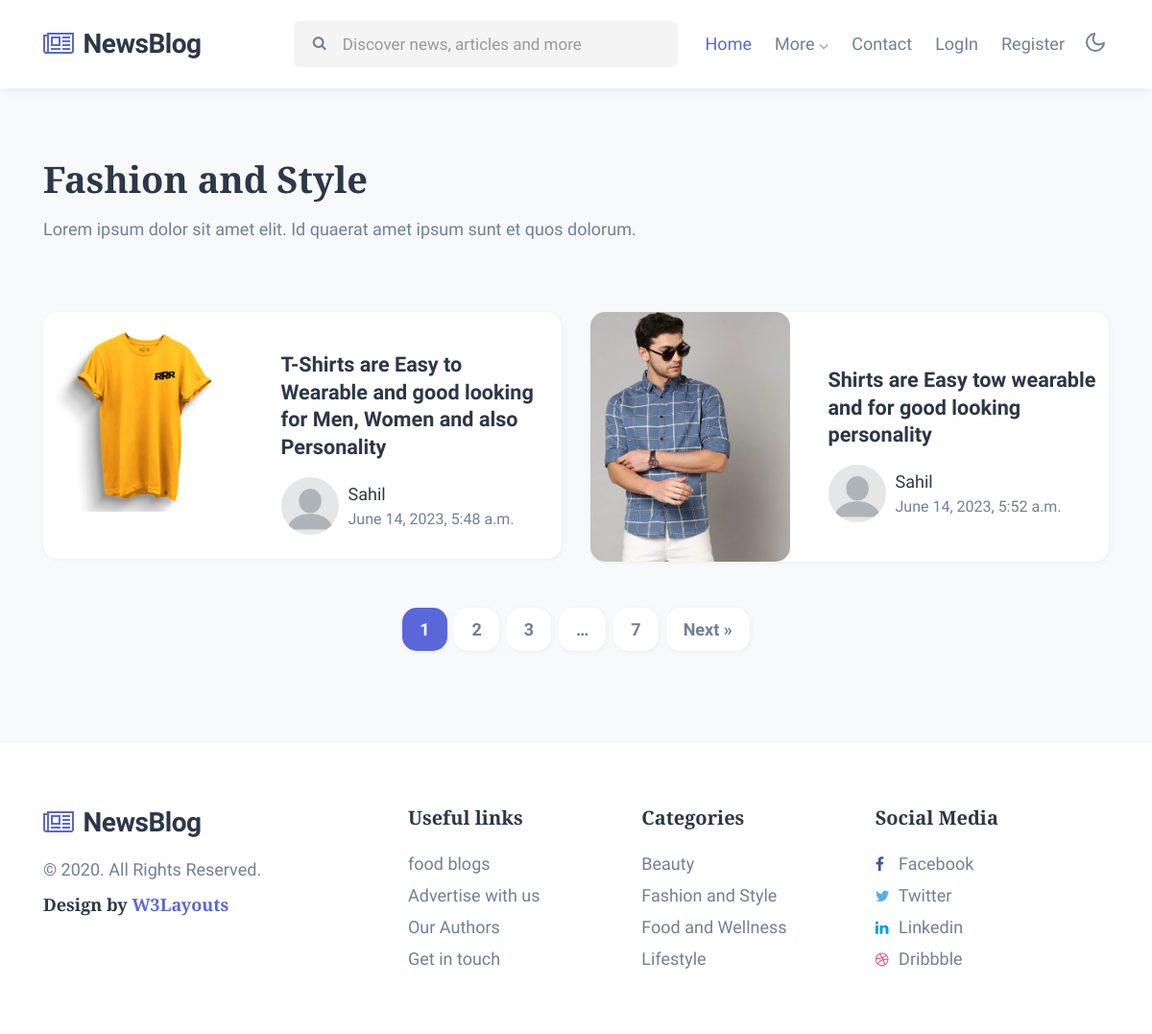
Page /fashion/ on the committed database.
### blogapp/models.py (models this page shows, shortened)
class Blog(models.Model):
    c1 = [('food','food'),
          ('lifestyle','lifestyle'),
          ('fashion','fashion'),
          ('beauty','beauty')]
    title = models.CharField(max_length=150)
    des = models.TextField()
    pic = models.FileField(upload_to='blog_photos', default='nature.jpg')
    time = models.DateTimeField(auto_now=True)
    user = models.ForeignKey(User, on_delete=models.CASCADE)
    category = models.CharField(max_length=150, choices=c1)

class User(models.Model):
    v1 = [('Male','Male'),
          ('Female','Female'),
          ('Others','Others')]
    first_name = models.CharField(max_length=150)
    last_name = models.CharField(max_length=150)
    email = models.EmailField(unique=True)
    username = models.CharField(max_length=100,unique=True)
    password = models.CharField(max_length=255)
    gender = models.CharField(max_length=50,choices=v1)
    pic = models.FileField(upload_to='profile_pics',default='saaad.jpg')

### blogapp/views.py (the view)
# urls.py: path('fashion/',fashion,name='fashion'),
def fashion(request):
    l1 = Blog.objects.filter(category = 'fashion')
    try:
        u_obj = User.objects.get(username = request.session['username'])
        return render(request, 'fashion.html', {'userdata': u_obj, 'fashion_blogs': l1})
    except:
        return render(request,'fashion.html', {'fashion_blogs': l1})

### blogapp/templates/fashion.html
{% extends 'base.html' %}
{% load static %}
{% block content %}
<div class="w3l-homeblock2 py-5">
    <div class="container pt-md-4 pb-md-5">
        <h3 class="category-title mb-3"> Fashion and Style</h3>
        <p class="mb-sm-5 mb-4 max-width">Lorem ipsum dolor sit amet elit. Id quaerat amet ipsum sunt et quos dolorum.</p>
        <div class="row">
            {% for i in fashion_blogs %}
            <div class="col-lg-6 mt-4">
                <div class="bg-clr-white hover-box">
                    <div class="row">
                        <div class="col-sm-5 position-relative">
                            <a href="{% url 'single_blog' i.id %}" class="image-mobile">
                                <img class="card-img-bottom d-block radius-image-full" src="{{i.pic.url}}" alt="Card image cap">
                            </a>
                        </div>
                        <div class="col-sm-7 card-body blog-details align-self">
                            <a href="{% url 'single_blog' i.id %}" class="blog-desc">{{i.title}}
                            </a>
                            <div class="author align-items-center">
                                <img src="{{i.user.pic.url}}" alt="" class="img-fluid rounded-circle">
                                <ul class="blog-meta">
                                    <li>
                                        <a href="author.html">{{i.user.first_name}}</a>
                                    </li>
                                    <li class="meta-item blog-lesson">
                                        <span class="meta-value">{{i.time}}</span>
                                    </li>
                                </ul>
                            </div>
                        </div>
                    </div>
                </div>
            </div>
            {% endfor %}
        </div>
        <ul class="site-pagination text-center mt-md-5 mt-4">
            <li><span aria-current="page" class="page-numbers current">1</span></li>
            <li><a class="page-numbers" href="#page2">2</a></li>
            <li><a class="page-numbers" href="#page3">3</a></li>
            <li><span class="page-numbers dots">…</span></li>
            <li><a class="page-numbers" href="#page7">7</a></li>
            <li><a class="next page-numbers" href="#next">Next »</a></li>
        </ul>
    </div>
</div>
{% endblock %}

### rows in the picture
Blog: pic (picture), title "T-Shirts are Easy to Wearable and good looking for Men, Women and also Personality", user.pic (picture), user.first_name "Sahil", time "June 14, 2023, 5:48 a.m."
Blog: pic (picture), title "Shirts are Easy tow wearable and for good looking personality", user.pic (picture), user.first_name "Sahil", time "June 14, 2023, 5:52 a.m."
